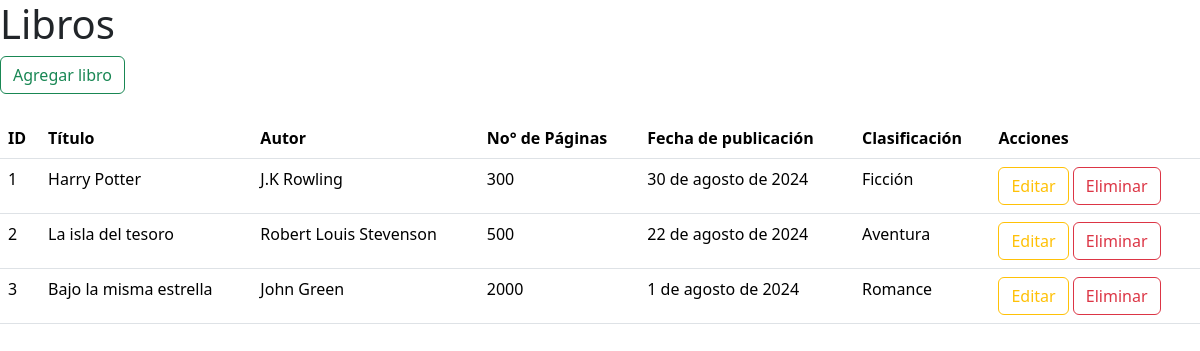
Page /ver_libros/ on the earlier database version.
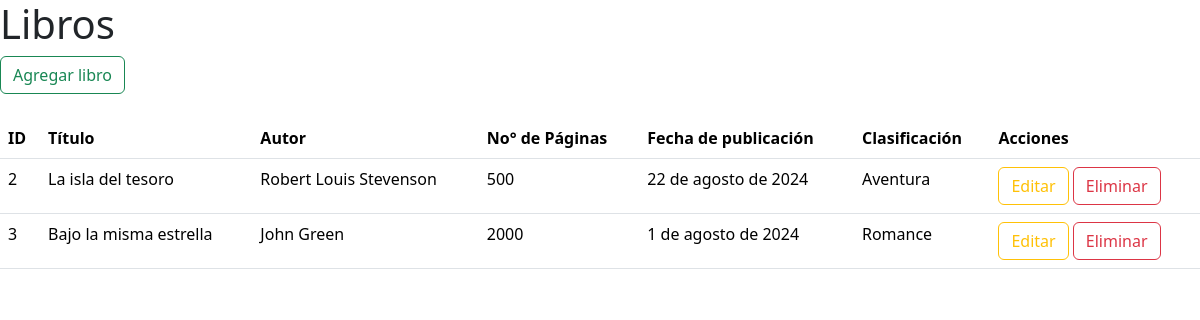
Same page on the later database version.
### biblioteca/models.py (models this page shows, shortened)
class Libro(models.Model):
    titulo = models.CharField(max_length=254)
    autor = models.CharField(max_length=100)
    no_paginas = models.IntegerField()
    fecha_publicacion = models.DateField(help_text= "Fecha Publicacion")
    CLASIFICAC = (
        (0, ""),
        (1, "Romance"),
        (2, "Aventura"),
        (3, "Ficción"),
    )
    clasificacion = models.IntegerField(choices=CLASIFICAC, default=0 )

### biblioteca/views.py (the view)
# urls.py: path('ver_libros/', views.ver_libros, name='ver_libros'),  # ruta para ver todos los libros.
def ver_libros(request):
    query = Libro.objects.all() # filter   get
    contexto = {"libros": query}
    return render(request, "libros/ver_libros.html",  contexto)

### biblioteca/templates/libros/ver_libros.html (shortened to what this page needs)
<!DOCTYPE html>
<html lang="en">
<head>
    <link href="https://cdn.jsdelivr.net/npm/bootstrap@5.3.3/dist/css/bootstrap.min.css" rel="stylesheet">
</head>
<body>
    <h1> Libros </h1>
    <a href="{% url 'agregar_libro' %}">
        <button type="button" class="btn btn-outline-success">Agregar libro</button>
    </a>
    <br />
    <br />
    <table class="table">
        <thead>
            <tr>
                <th scope="col">ID</th>
                <th scope="col">Título</th>
                <th scope="col">Autor</th>
                <th scope="col"> No° de Páginas</th>
                <th scope="col">Fecha de publicación</th>
                <th scope="col">Clasificación</th>
                <th scope="col">Acciones</th>
            </tr>
        </thead>
        <tbody>
            {% for x in libros %}
            <tr>
                <td>{{x.id}}</td>
                <td>{{x.titulo}}</td>
                <td>{{x.autor }}</td>
                <td>{{x.no_paginas}}</td>
                <td>{{x.fecha_publicacion}}</td>
                <td>{{x.get_clasificacion_display}}</td>
                <td>
                    <a href="{% url 'editar_libros' x.id %}"><button type="button" class="btn btn-outline-warning" >Editar</button></a>
                    <a href="{% url 'eliminar_libro' x.id %}"><button class="btn btn-outline-danger" type="button">Eliminar</button></a>
                </td>
            </tr>
            {% endfor %}
        </tbody>
    </table>
</body>
</html>

Differences in the rows shown:
removed Libro: id "1", titulo "Harry Potter", autor "J.K Rowling", no_paginas "300", fecha_publicacion "30 de agosto de 2024", clasificacion "Ficción"
